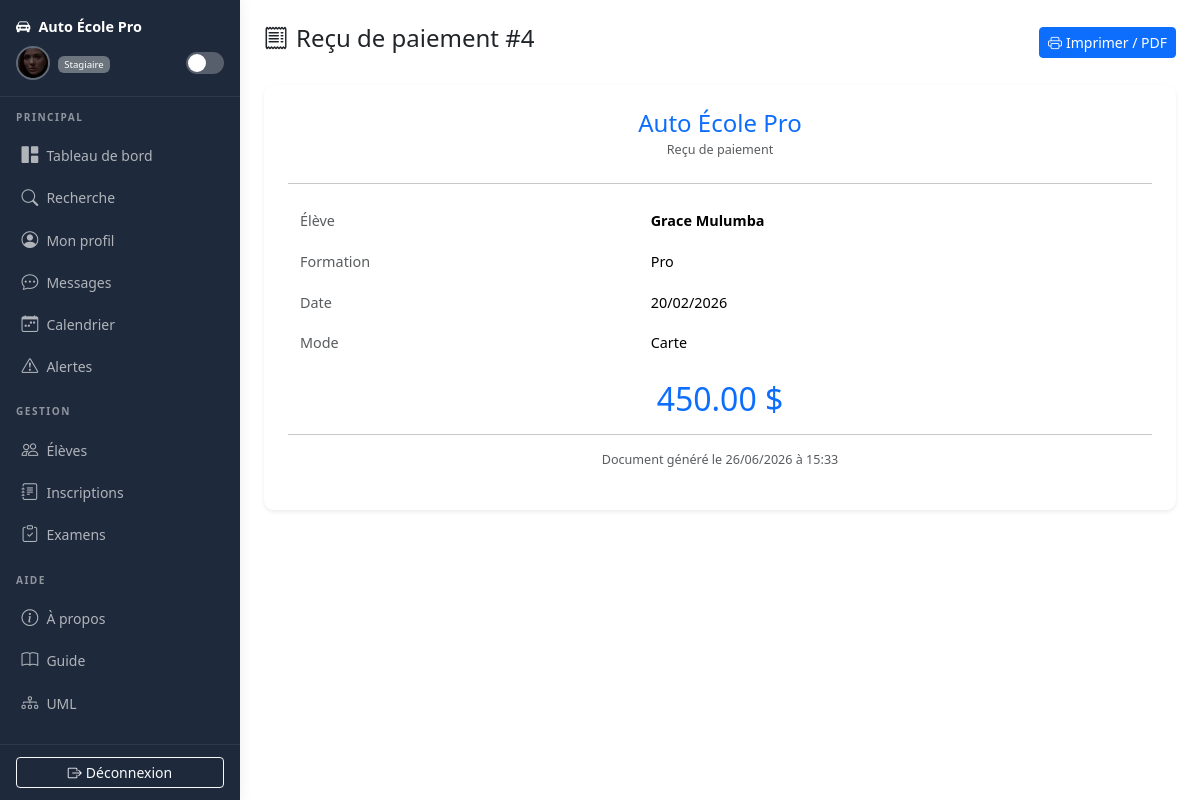
The app's page /pages/generate_receipt.php?id=4 (signed in) with its own data.
### tables this page shows
CREATE TABLE `paiement` (
  `id` int(11) NOT NULL AUTO_INCREMENT,
  `utilisateur_id` int(11) DEFAULT NULL,
  `montant` int(11) DEFAULT NULL,
  `date_paiement` date DEFAULT NULL,
  `methode` enum('Carte','Espèces','Mobile Money','Virement') DEFAULT NULL,
  PRIMARY KEY (`id`),
  KEY `utilisateur_id` (`utilisateur_id`),
  CONSTRAINT `paiement_ibfk_1` FOREIGN KEY (`utilisateur_id`) REFERENCES `utilisateurs` (`id`)
);

CREATE TABLE `utilisateurs` (
  `id` int(11) NOT NULL AUTO_INCREMENT,
  `nom` varchar(100) NOT NULL,
  `prenom` varchar(100) NOT NULL,
  `nationalite` varchar(100) DEFAULT NULL,
  `email` varchar(150) NOT NULL,
  `telephone` varchar(20) DEFAULT NULL,
  `formation_id` int(11) DEFAULT NULL,
  `date_inscription` date DEFAULT curdate(),
  `deleted_at` datetime DEFAULT NULL,
  `deleted_by` varchar(100) DEFAULT NULL,
  `matricule` varchar(30) DEFAULT NULL,
  `annee_inscription` year(4) DEFAULT NULL,
  PRIMARY KEY (`id`),
  UNIQUE KEY `email` (`email`),
  KEY `formation_id` (`formation_id`),
  CONSTRAINT `utilisateurs_ibfk_1` FOREIGN KEY (`formation_id`) REFERENCES `formations` (`id`)
);

CREATE TABLE `formations` (
  `id` int(11) NOT NULL AUTO_INCREMENT,
  `nom` enum('Normale','Pro','Nocturne') NOT NULL,
  `prix` decimal(10,2) NOT NULL,
  `duree_mois` int(11) NOT NULL,
  PRIMARY KEY (`id`)
);

### pages/generate_receipt.php (the view, shortened to what this page needs)
<?php
require_once __DIR__ . '/../config/database.php';
$paymentId = (int) ($_GET['id'] ?? 0);
$stmt = $pdo->prepare('SELECT p.*, u.nom, u.prenom, f.nom AS formation_nom FROM paiement p JOIN utilisateurs u ON u.id = p.utilisateur_id JOIN formations f ON f.id = u.formation_id WHERE p.id = ?');
$stmt->execute([$paymentId]);
$payment = $stmt->fetch();
include BASE_PATH . '/includes/header.php';
?>
<div class="d-flex justify-content-between align-items-center mb-4">
    <h1 class="h4"><i class="bi bi-receipt me-2"></i>Reçu de paiement #<?= $paymentId ?></h1>
    <button class="btn btn-primary btn-sm" onclick="generatePDF()"><i class="bi bi-printer me-1"></i>Imprimer / PDF</button>
</div>
<div class="card shadow-sm border-0" id="receipt">
    <div class="card-body p-4">
        <div class="text-center mb-4">
            <h4 class="text-primary mb-0">Auto École Pro</h4>
            <small class="text-muted">Reçu de paiement</small>
        </div>
        <hr>
        <table class="table table-borderless">
            <tr><td class="text-muted">Élève</td><td class="fw-bold"><?= htmlspecialchars($payment['prenom'] . ' ' . $payment['nom']) ?></td></tr>
            <tr><td class="text-muted">Formation</td><td><?= htmlspecialchars($payment['formation_nom']) ?></td></tr>
            <tr><td class="text-muted">Date</td><td><?= date('d/m/Y', strtotime($payment['date_paiement'])) ?></td></tr>
            <tr><td class="text-muted">Mode</td><td><?= htmlspecialchars($payment['methode']) ?></td></tr>
        </table>
        <div class="text-center my-3">
            <h2 class="text-primary"><?= number_format($payment['montant'], 2) ?> $</h2>
        </div>
        <hr>
        <p class="text-center text-muted small">Document généré le <?= date('d/m/Y à H:i') ?></p>
    </div>
</div>
<?php include BASE_PATH . '/includes/footer.php'; ?>

### assets/css/style.css (style rules this page uses)
body { font-size: 0.9rem; margin: 0; padding: 0; }
.card { border-radius: 10px; }
.table > :not(caption) > * > * { padding: 0.6rem 0.75rem; }

### records on screen
paiement: utilisateur.nom "Grace Mulumba", formations.nom "Pro", date_paiement "20/02/2026", methode "Carte", montant "450.00"

### other values on screen
getRoleLabel() "Stagiaire"
$label "Calendrier Alertes Élèves Inscriptions Examens À propos Guide UML"
$paymentId "4"
